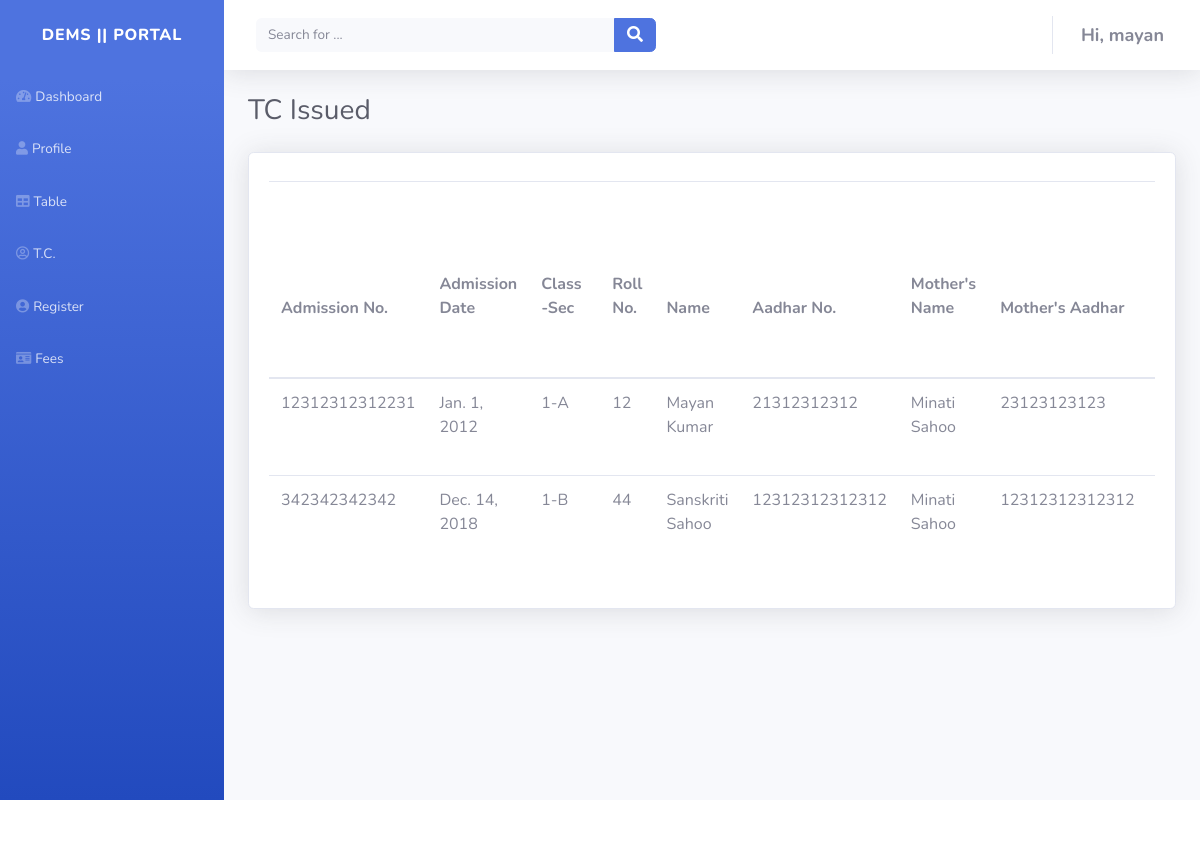
Page /tc/ (signed in) on the committed database.
### studentsapp/models.py (models this page shows, shortened)
class Student(models.Model):
    admission_no = models.CharField(
        verbose_name="Admission Number", max_length=30, blank=False)  #
    admission_date = models.DateField(
        verbose_name="Admission Date", auto_now=False, auto_now_add=False, blank=True,null=True)
    class_sec = models.ForeignKey(
        Class, verbose_name="Class-Sec", blank=False, on_delete=models.CASCADE)   #
    roll_no = models.IntegerField(
        verbose_name="Roll No.", default=False, blank=False, null=False)  #
    name = models.CharField(verbose_name="Name", max_length=50, blank=False)
    aadhar_no = models.CharField(
        verbose_name="Aadhar No.", max_length=30, blank=True)
    mother_name = models.CharField(
        verbose_name="Mother's name", max_length=40, blank=True)
    mother_aadhar = models.CharField(
        verbose_name="Mother's Aadhar No.", max_length=30, blank=True)
    father_name = models.CharField(
        verbose_name="Father's Name", max_length=50, blank=True)
    father_aadhar = models.CharField(
        verbose_name="Father's Aadhar No.", max_length=30, blank=True)
    dob = models.DateField(verbose_name="D.O.B",
                           auto_now=False, auto_now_add=False, blank=False)
    mobile_1 = models.CharField(max_length=10, blank=True)
    mobile_2 = models.CharField(max_length=10, blank=True)
    pr_addr = models.CharField(
        verbose_name="Present Address", max_length=100, blank=True)
    pm_addr = models.CharField(
        verbose_name="Permanent Address", max_length=100, blank=True)
    email_id = models.EmailField(max_length=40, blank=True)
    gender = models.ForeignKey(Gender, blank=False, on_delete=models.CASCADE)
    Feecategory = models.CharField(max_length=30, blank=True)
    caste = models.ForeignKey(
        Caste, blank=True, null=True, on_delete=models.CASCADE)
    blood_grp = models.CharField(max_length=5,null=True, blank=True)
    Religion = models.ForeignKey(
        Religion,null=True, blank=True, on_delete=models.CASCADE)
    ref_admn_no = models.CharField(
        verbose_name="Reference admission no. of Ex-Student", max_length=30, blank=True, null=True)
    action = models.CharField(verbose_name="Action", max_length=10, blank=True)
    arrear_due = models.CharField(
        verbose_name="Arrear Due", max_length=10,null=True, blank=True)
    ttod = models.CharField(
        verbose_name="Total Onetime Due", max_length=10,null=True, blank=True)
    ttnd = models.CharField(
        verbose_name="Total Normal Due", max_length=10, null=True,blank=True)
    due = models.BooleanField(
        verbose_name="Due(YES/NO)", blank=True, null=True, default=None)
    class Meta:
        verbose_name = 'Student'
        verbose_name_plural = 'Students'
        db_table = 'Student_table'

class Class(models.Model):  # Foreign key
    name = models.CharField(max_length=20)
    def __str__(self):
        return self.name
    class Meta:
        verbose_name_plural = 'Classes'

### studentsapp/views.py (the view)
# urls.py: path('tc/', views.tc, name='tc'),
def tc(request):
    student = Student.objects.filter(due=True)
    context = {
        "student":student
    }
    return render(request, 'tc.html', context)

### studentsapp/models.py (called while the page is built)
    def __str__(self):
        return self.name

    def __str__(self):
        return self.name

    def __str__(self):
        return self.name

### studentsapp/templates/tc.html (shortened to what this page needs)
{% extends 'base.html' %}
{% load static %}
{% block content %}
<div class="container-fluid">
    <h3 class="text-dark mb-4">TC Issued</h3>
    <div class="card shadow">
        <div class="card-body">
            <div class="table-responsive table mt-2" id="dataTable" role="grid" aria-describedby="dataTable_info">
                <table class="table dataTable my-0" id="dataTable">
                    <thead>
                        <th style="padding-top: 18px; padding-bottom: 57px;">Admission No.</th>
                        <th style="padding-top: 18px; padding-bottom: 57px;">Admission Date</th>
                        <th style="padding-top: 18px; padding-bottom: 57px;">Class-Sec</th>
                        <th style="padding-top: 18px; padding-bottom: 57px;">Roll No.</th>
                        <th style="padding-top: 18px; padding-bottom: 57px;">Name</th>
                        <th style="padding-top: 18px; padding-bottom: 57px;">Aadhar No.</th>
                        <th style="padding-top: 18px; padding-bottom: 57px;">Mother's Name</th>
                        <th style="padding-top: 18px; padding-bottom: 57px;">Mother's Aadhar</th>
                        <th style="padding-top: 18px; padding-bottom: 57px;">Father's Name</th>
                    </thead>
                    <tbody>
                        {% for instance in student %}
                        <tr>
                            <td>{{instance.admission_no}}</td>
                            <td>{{instance.admission_date}}</td>
                            <td>{{instance.class_sec}}</td>
                            <td>{{instance.roll_no}}</td>
                            <td>{{instance.name}}</td>
                            <td>{{instance.aadhar_no}}</td>
                            <td>{{instance.mother_name}}</td>
                            <td>{{instance.mother_aadhar}}</td>
                            <td>{{instance.father_name}}</td>
                        </tr>
                        {% endfor %}
                    </tbody>
                </table>
            </div>
        </div>
    </div>
</div>
</div>
</div>
{% endblock content %}

### studentsapp/templates/base.html (shortened to what this page needs)
{% load static %}
<!DOCTYPE html>
<html>
<head>
    <link rel="stylesheet" href="{% static 'studentsapp/bootstrap/css/bootstrap.min.css' %}">
    <link rel="stylesheet" href="{% static 'assets/fonts/fontawesome-all.min.css' %}">
</head>
<body id="page-top">
    <div id="wrapper">
        <nav class="navbar navbar-dark align-items-start sidebar sidebar-dark accordion bg-gradient-primary p-0">
            <div class="container-fluid d-flex flex-column p-0">
                <a class="navbar-brand d-flex justify-content-center align-items-center sidebar-brand m-0" href="#">
                    <div class="sidebar-brand-text mx-3"><span>dems || portal</span></div>
                </a>
                <ul class="nav navbar-nav text-light" id="accordionSidebar">
                    <li class="nav-item" role="presentation"><a class="nav-link" href="{% url 'home' %}"><i
                                class="fas fa-tachometer-alt"></i><span>Dashboard</span></a></li>
                    <li class="nav-item" role="presentation"><a class="nav-link" href="{% url 'profile' %}"><i
                                class="fas fa-user"></i><span>Profile</span></a></li>
                    <li class="nav-item" role="presentation"><a class="nav-link" href="{% url 'table' %}"><i
                                class="fas fa-table"></i><span>Table</span></a></li>
                    <li class="nav-item" role="presentation"><a class="nav-link" href="{% url 'tc' %}"><i
                                class="far fa-user-circle"></i><span>T.C.</span></a></li>
                    <li class="nav-item" role="presentation"><a class="nav-link" href="{% url 'register' %}"><i
                                class="fas fa-user-circle"></i><span>Register</span></a><a class="nav-link"
                            href="{% url 'feestructure' %}"><i class="fas fa-id-card"></i><span>Fees</span></a></li>
                </ul>
            </div>
        </nav>
        <div class="d-flex flex-column" id="content-wrapper">
            <div id="content">
                <nav class="navbar navbar-light navbar-expand bg-white shadow mb-4 topbar static-top">
                    <div class="container-fluid">
                        <form
                            class="form-inline d-none d-sm-inline-block mr-auto ml-md-3 my-2 my-md-0 mw-100 navbar-search">
                            <div class="input-group"><input class="bg-light form-control border-0 small" type="text"
                                    placeholder="Search for ...">
                                <div class="input-group-append"><button class="btn btn-primary py-0" type="button"><i
                                            class="fas fa-search"></i></button></div>
                            </div>
                        </form>
                        <ul class="nav navbar-nav flex-nowrap ml-auto">
                            <li class="nav-item dropdown no-arrow" role="presentation">
                                <div class="nav-item dropdown no-arrow"><a class="dropdown-toggle nav-link"
                                        data-toggle="dropdown" aria-expanded="false" href="#"><span
                                            class="d-none d-lg-inline mr-2 text-gray-600 small"><strong data-selected="true" data-label-id="0" style="font-size: 18px;">Hi, {{user.username}}</strong></span></a>
                                </div>
                            </li>
                        </ul>
                    </div>
                </nav>
                {% block content %}
                {% endblock content %}
            </div>
            <footer class="bg-white sticky-footer">
            </footer>
</body>
</html>

### rows in the picture
Student: admission_no "12312312312231", admission_date "Jan. 1, 2012", class_sec "1-A", roll_no "12", name "Mayan Kumar", aadhar_no "21312312312", mother_name "Minati Sahoo", mother_aadhar "23123123123"
Student: admission_no "342342342342", admission_date "Dec. 14, 2018", class_sec "1-B", roll_no "44", name "Sanskriti Sahoo", aadhar_no "12312312312312", mother_name "Minati Sahoo", mother_aadhar "12312312312312"

### other values in the picture
{{ user.username }} "mayan"
